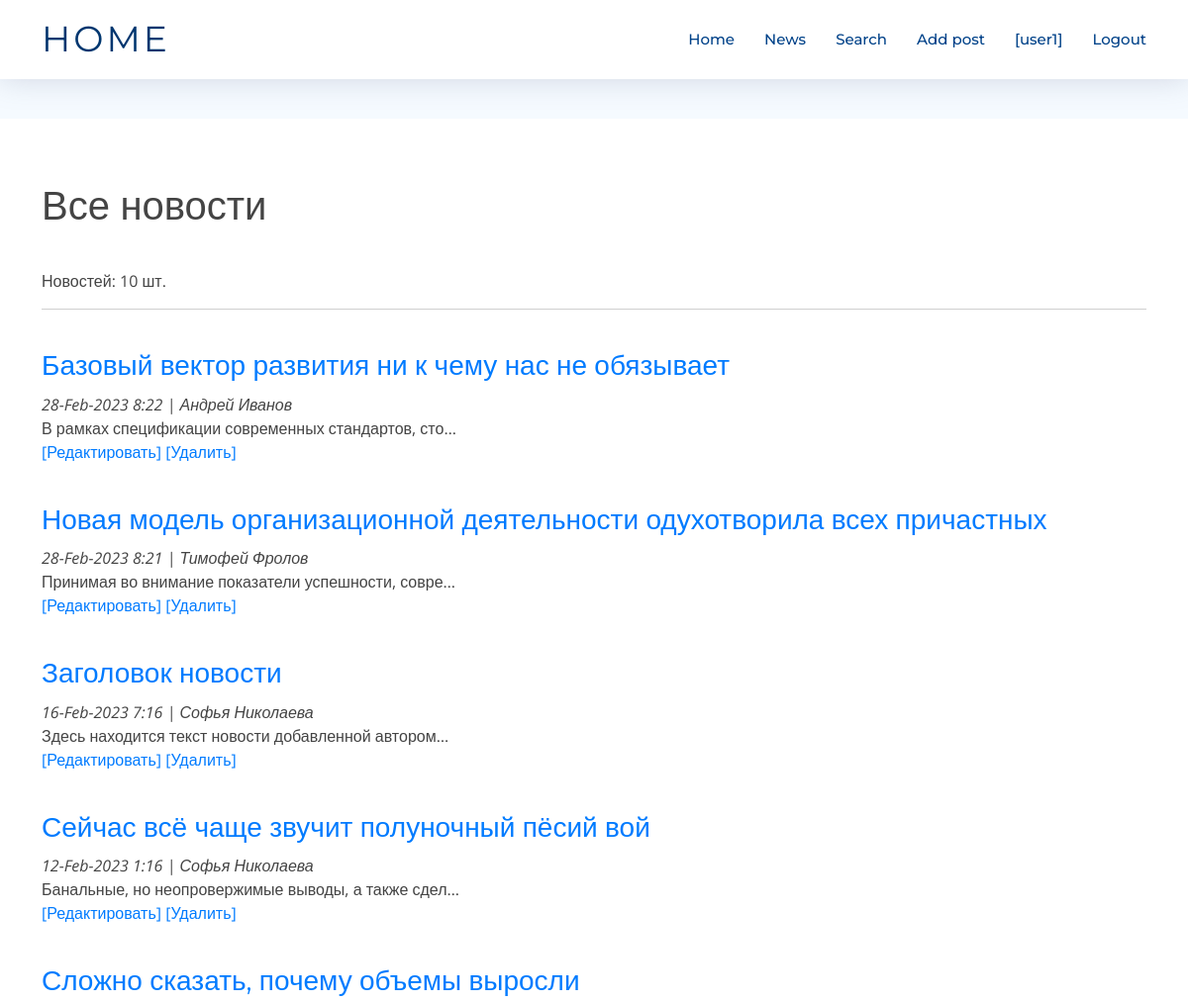
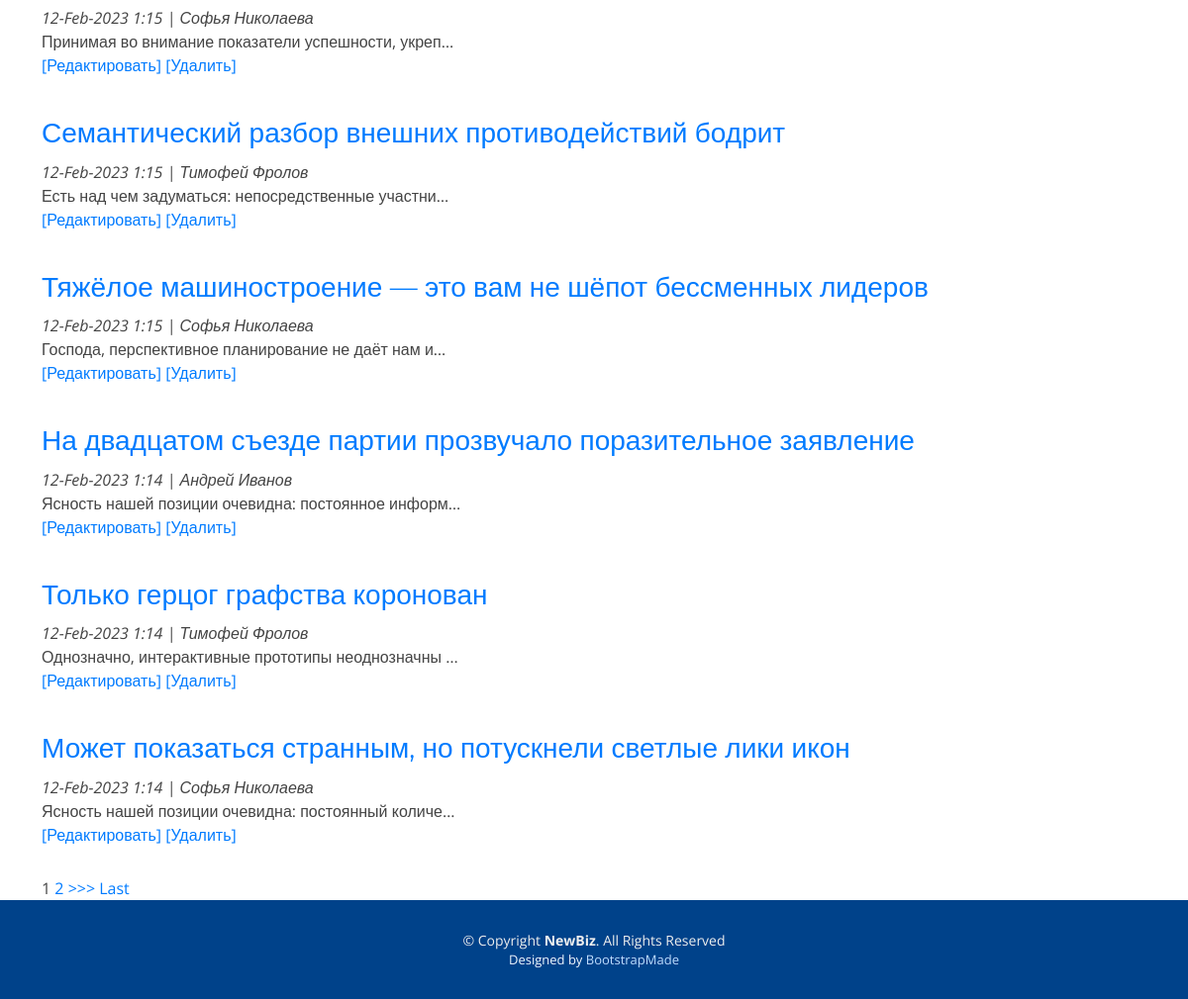
Page /news/ (signed in) on the committed database (2 pictures, top to bottom).
### news/models.py (models this page shows, shortened)
class Post(models.Model):
    author = models.ForeignKey(Author, null=False, on_delete = models.CASCADE)
    article = 'ar'
    news = 'nw'
    TYPES = [
        (article, 'Статья'),
        (news, 'Новость'),
    ]
    type = models.CharField(max_length = 2,
                                choices = TYPES,
                                default = news)
    creation_date_time = models.DateTimeField(auto_now_add = True)
    category = models.ManyToManyField(Category, through = 'PostCategory')
    header = models.CharField(max_length=255, null=False)
    main_text = models.TextField()
    rating = models.IntegerField(default=0)

class Author(models.Model):
    username = models.OneToOneField(User, on_delete=models.CASCADE)
    user_rating = models.IntegerField(default=0)

### news/views.py (the view, shortened to what this page needs)
# urls.py: path('', PostsList.as_view()),
class PostsList(ListView):
    model = Post
    template_name = 'posts.html'
    context_object_name = 'posts'
    queryset = Post.objects.order_by('-id')
    paginate_by = 10
    form_class = PostForm
    def get_context_data(self, **kwargs):
        context = super().get_context_data(**kwargs)
        context['categories'] = Category.objects.all()
        context['authors'] = Author.objects.all()
        context['types'] = Post.TYPES
        context['form'] = PostForm()
        return context

### news/templatetags/custom_filters.py (called while the page is built)
@register.filter(name='censor')
def censor(value):
    return " ".join(["*"*len(word) if word.lower() in stop_words.filter_words else word for word in value.split()])

### templates/posts.html (shortened to what this page needs)
{% extends 'flatpages/default.html' %}
{% load custom_filters %}
{% block content %}
<h1>Все новости</h1>
    Новостей: {{ posts | length}} шт.
    <hr>
    {% if posts %}
        {% for post in posts %}
            <span><h3><a href="{{ post.id }}">{{ post.header | censor  }} </a></h3>
            <p><i>{{ post.creation_date_time| date:'d-M-Y g:i' }} |
                  {{ post.author.username.first_name}} {{ post.author.username.last_name}}</i><br>
            {{ post.main_text|censor|truncatechars:50 }}
            <br>
            <a href="{% url 'edit_post' post.id %}">[Редактировать]</a>
            <a href="{% url 'delete_post' post.id %}">[Удалить]</a>
            </p>
            </span>
        {% endfor %}
    {% else %}
        <h2>Новостей нет!</h2>
    {% endif %}
    {% if is_paginated %}
        {% for num in page_obj.paginator.page_range %}
            {% if page_obj.number == num %}
                <a>{{ num }}</a>
            {% elif num > page_obj.number|add:'-3' and num < page_obj.number|add:'3' %}
                <a href="?page={{ num }}">{{ num }}</a>
            {% endif %}
        {% endfor %}
        {% if page_obj.has_next %}
            <a href="?page={{ page_obj.next_page_number }}">>>></a>
            <a href="?page={{ page_obj.paginator.num_pages }}">Last</a>
        {% endif %}
    {% endif %}
{% endblock content %}

### templates/flatpages/default.html (shortened to what this page needs)
{% load static %}
<!DOCTYPE html>
<html lang="en">
<head>
  <link href="{% static 'assets/vendor/aos/aos.css' %}" rel="stylesheet">
  <link href="{% static 'assets/vendor/bootstrap/css/bootstrap.min.css' %}" rel="stylesheet">
  <link href="{% static 'assets/vendor/bootstrap-icons/bootstrap-icons.css' %}" rel="stylesheet">
  <link href="{% static 'assets/vendor/glightbox/css/glightbox.min.css' %}" rel="stylesheet">
  <link href="{% static 'assets/vendor/swiper/swiper-bundle.min.css' %}" rel="stylesheet">
  <link href="{% static 'assets/css/style.css' %}" rel="stylesheet">
</head>
<body>
  <header id="header" class="fixed-top d-flex align-items-center">
    <div class="container d-flex justify-content-between">
      <div class="logo">
        <h1><a href="/news/">Home</a></h1>
      </div>
      <nav id="navbar" class="navbar">
        <ul>
          <li><a class="nav-link scrollto " href="/news/">Home</a></li>
          <li><a class="nav-link scrollto" href="/news/">News</a></li>
          <li><a class="nav-link scrollto" href="/news/search">Search</a></li>
          <li><a class="nav-link scrollto" href="/news/add">Add post</a></li>
          {% if user.is_authenticated %}
          <li><a class="nav-link scrollto" href="/profile/">[{{ user.get_username }}]</a></li>
          <li><a class="nav-link scrollto" href="{% url 'account_logout' %}?next={{ request.path }}" >Logout</a></li>
          {% else %}
          <li><a class="nav-link scrollto" href="{% url 'account_login' %}?next={{ request.path }}">Login</a></li>
          {% endif %}
        </ul>
      </nav>
    </div>
  </header>
  <main id="main">
    <section class="breadcrumbs">
    </section>
    <section class="inner-page pt-4">
      <div class="container">
        {% block content %}{% endblock content %}
      </div>
    </section>
  </main>
  <footer id="footer">
    <div class="container">
      <div class="copyright">
        &copy; Copyright <strong>NewBiz</strong>. All Rights Reserved
      </div>
      <div class="credits">
        Designed by <a href="https://bootstrapmade.com/">BootstrapMade</a>
      </div>
    </div>
  </footer>
</body>
</html>

### static/assets/css/style.css (style rules this page uses)
body { background: #fff; color: #444; font-family: "Open Sans", sans-serif; }
a { color: #007bff; text-decoration: none; transition: 0.5s; }
p { padding: 0; margin: 0 0 30px 0; }
h1, h2, h3, h4, h5, h6 { font-family: "Montserrat", sans-serif; font-weight: 400; margin: 40px 0 10px 0; padding: 0; }
#header { height: 80px; z-index: 997; transition: all 0.5s; background: #fff; box-shadow: 0px 0px 30px rgba(127, 137, 161, 0.3); }
#header .logo h1 { font-size: 36px; margin: 0; padding: 0; font-weight: 400; letter-spacing: 3px; text-transform: uppercase; }
#header .logo h1 a, #header .logo h1 a:hover { color: #00366f; text-decoration: none; }
.navbar { padding: 0; }
.navbar ul { margin: 0; padding: 0; display: flex; list-style: none; align-items: center; }
.navbar li { position: relative; }
.navbar a, .navbar a:focus { display: flex; align-items: center; justify-content: space-between; padding: 10px 0 10px 30px; font-family: "Montserrat", sans-serif; font-size: 15px; color: #004289; font-weight: 500; white-space: nowrap; transition: 0.3s; }
section { overflow: hidden; }
.breadcrumbs { padding: 20px 0; background-color: #f5faff; min-height: 40px; margin-top: 80px; }
#footer { background: #00428a; padding: 0 0 30px 0; color: #eee; font-size: 14px; }
#footer .copyright { text-align: center; padding-top: 30px; }
#footer .credits { text-align: center; font-size: 13px; color: #f1f7ff; }
#footer .credits a { color: #bfddfe; }

### rows in the picture
Post: header|censor "Базовый вектор развития ни к чему нас не обязывает", creation_date_time "28-Feb-2023 8:22", author.username.first_name "Андрей", author.username.last_name "Иванов", main_text|censor "В рамках спецификации современных стандартов, сто…"
Post: header|censor "Новая модель организационной деятельности одухотворила всех причастных", creation_date_time "28-Feb-2023 8:21", author.username.first_name "Тимофей", author.username.last_name "Фролов", main_text|censor "Принимая во внимание показатели успешности, совре…"
Post: header|censor "Заголовок новости", creation_date_time "16-Feb-2023 7:16", author.username.first_name "Софья", author.username.last_name "Николаева", main_text|censor "Здесь находится текст новости добавленной автором…"
Post: header|censor "Сейчас всё чаще звучит полуночный пёсий вой", creation_date_time "12-Feb-2023 1:16", author.username.first_name "Софья", author.username.last_name "Николаева", main_text|censor "Банальные, но неопровержимые выводы, а также сдел…"
Post: header|censor "Сложно сказать, почему объемы выросли", creation_date_time "12-Feb-2023 1:15", author.username.first_name "Софья", author.username.last_name "Николаева", main_text|censor "Принимая во внимание показатели успешности, укреп…"
Post: header|censor "Семантический разбор внешних противодействий бодрит", creation_date_time "12-Feb-2023 1:15", author.username.first_name "Тимофей", author.username.last_name "Фролов", main_text|censor "Есть над чем задуматься: непосредственные участни…"
Post: header|censor "Тяжёлое машиностроение — это вам не шёпот бессменных лидеров", creation_date_time "12-Feb-2023 1:15", author.username.first_name "Софья", author.username.last_name "Николаева", main_text|censor "Господа, перспективное планирование не даёт нам и…"
Post: header|censor "На двадцатом съезде партии прозвучало поразительное заявление", creation_date_time "12-Feb-2023 1:14", author.username.first_name "Андрей", author.username.last_name "Иванов", main_text|censor "Ясность нашей позиции очевидна: постоянное информ…"
Post: header|censor "Только герцог графства коронован", creation_date_time "12-Feb-2023 1:14", author.username.first_name "Тимофей", author.username.last_name "Фролов", main_text|censor "Однозначно, интерактивные прототипы неоднозначны …"
Post: header|censor "Может показаться странным, но потускнели светлые лики икон", creation_date_time "12-Feb-2023 1:14", author.username.first_name "Софья", author.username.last_name "Николаева", main_text|censor "Ясность нашей позиции очевидна: постоянный количе…"

### other values in the picture
{{ user.get_username }} "user1"
{{ posts | length }} "10"
{{ num }} "1"
{{ num }} "2"
